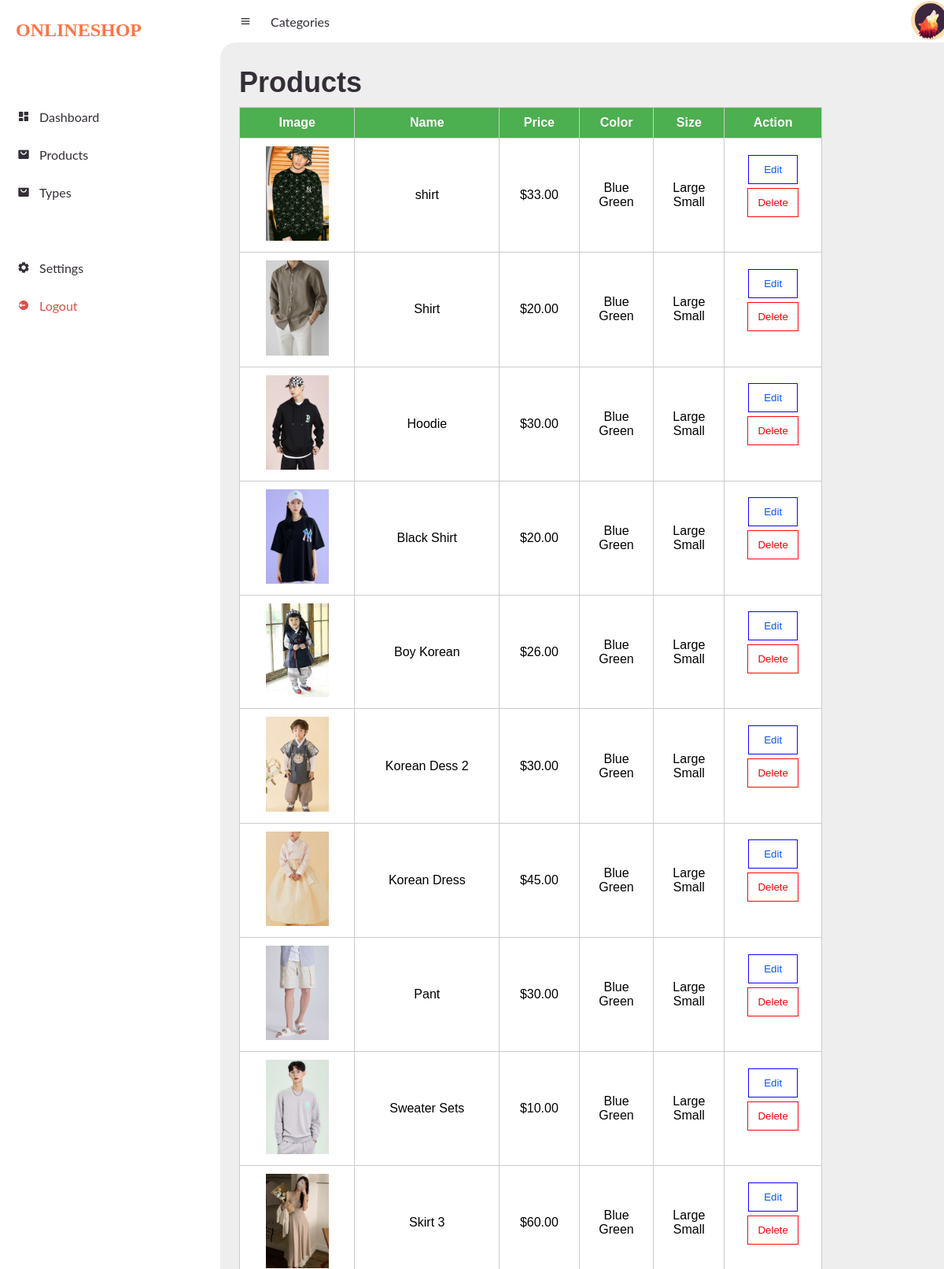
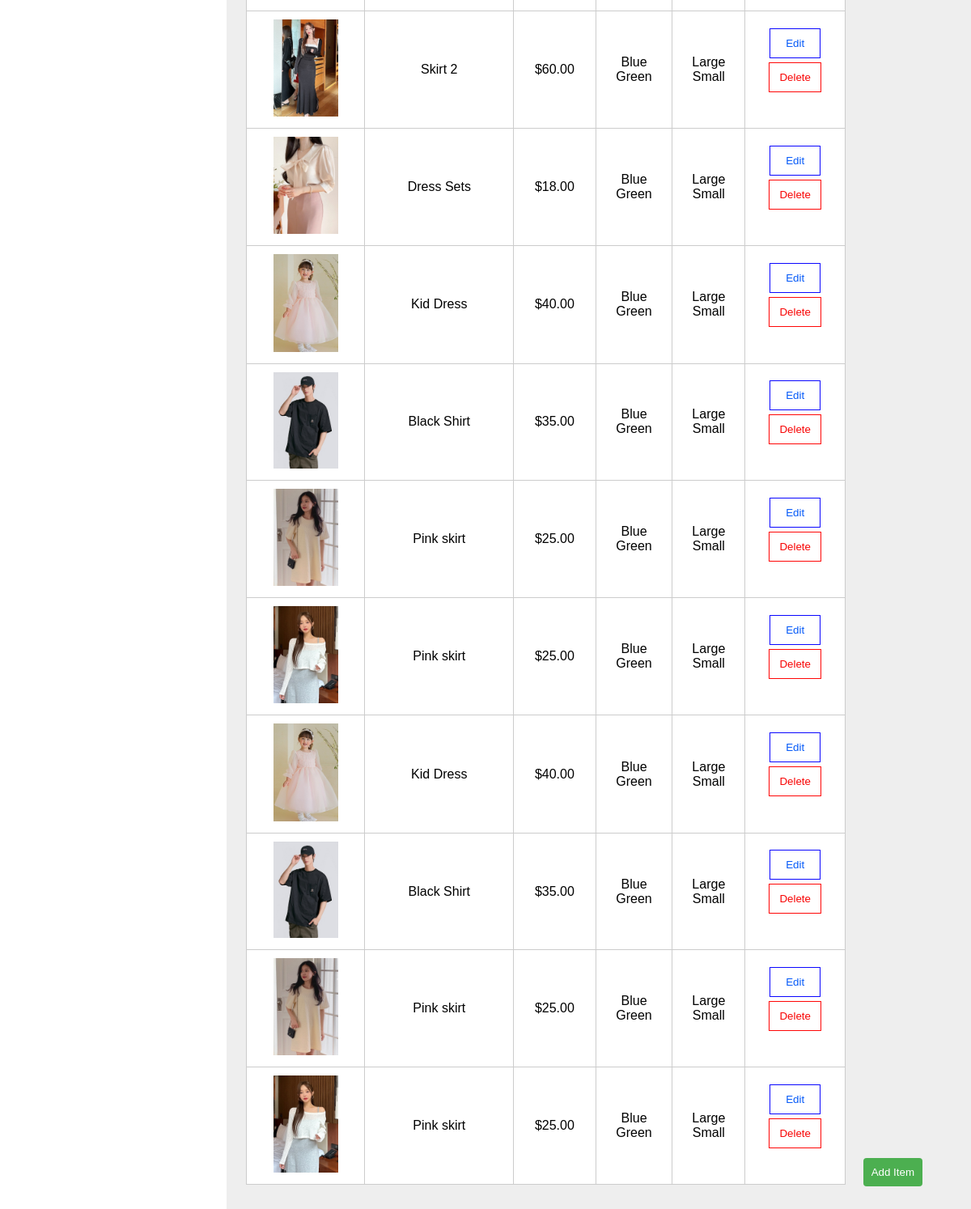
The page /adminProducts.php (signed in) on the database its author committed (2 pictures, top to bottom).
### tables this page shows
CREATE TABLE IF NOT EXISTS `products` (
  `id` int(10) UNSIGNED NOT NULL AUTO_INCREMENT,
  `nameProduct` varchar(50) DEFAULT NULL,
  `descriptions` varchar(255) DEFAULT NULL,
  `price` int(10) DEFAULT NULL,
  `image` varchar(255) DEFAULT NULL,
  `sizeID` varchar(50) NOT NULL,
  `colorID` varchar(50) NOT NULL,
  `typesID` int(10) NOT NULL,
  PRIMARY KEY (`id`),
  KEY `typesID` (`typesID`)
);

### connection.php (called while the page is built, shortened)
<?php
	class config {
		private $_conn;
		function config() {
			if (!$this->_conn) {
				$this->_conn = mysqli_connect('localhost', 'nla2', 'nla2', 'nla2') or die ('Connection Errors!');
				mysqli_query($this->_conn, "SET character_set_results = 'utf8', character_set_client = 'utf8', character_set_database = 'utf8', character_set_server = 'utf8'");
			}
		}
		function getAllNameProducts() {
			$sql = "SELECT * FROM products ORDER BY id DESC";
			$query = mysqli_query($this->_conn, $sql);
			$arr = array();
			while ($item = mysqli_fetch_assoc($query)) {
				$arr[$item["id"]] = array(
					"id" => $item["id"],
					"nameProduct" => $item["nameProduct"],
					"descriptions" => $item["descriptions"],
					"price" => $item["price"],
					"image" => $item["image"],
					"sizeID" => $item["sizeID"],
					"colorID" => $item["colorID"],
					"typesID" => $item["typesID"]
				);
			}
			return $arr;
		}
		function getAllNameSizes() {
			$sql = "SELECT * FROM sizes ORDER BY id DESC";
			$query = mysqli_query($this->_conn, $sql);
			$arr = array();
			while ($item = mysqli_fetch_assoc($query)) {
				$arr[$item["id"]] = $item["nameSize"];
			}
			return $arr;
		}
		function getAllNameColors() {
			$sql = "SELECT * FROM colors ORDER BY id DESC";
			$query = mysqli_query($this->_conn, $sql);
			$arr = array();
			while ($item = mysqli_fetch_assoc($query)) {
				$arr[$item["id"]] = $item["nameColor"];
			}
			return $arr;
		}
	}
?>

### adminProducts.php (the view, shortened to what this page needs)
<?php
include "adminCommon.php";
	require_once("connection.php");
	$db = new config();
	$db->config();
?>
<body>
    <main>
        <div class="head-title">
            <div class="left">
                <h1>Products</h1>
            </div>
        </div>
		<table id="items-table">
			<thead>
				<tr>
					<th>Image</th>
					<th>Name</th>
					<th>Price</th>
					<th>Color</th>
					<th>Size</th>
					<th>Action</th>
				</tr>
			</thead>
			<tbody>
				<?php
				$items = $db->getAllNameProducts();
				foreach ($items as $item) {
					echo '<tr class="card">';
					echo '<td><a href="itemDescription.php?id=' . $item['id'] . '"><img src="./' . $item['image'] . '" alt="Product Image"></a></td>';
					echo '<td>' . $item['nameProduct'] . '</td>';
					echo '<td>$' . number_format($item['price'], 2) . '</td>';
					$colorIds = explode(',', $item['colorID']);
					$items = $db->getAllNameColors();
					$strColor = "";
					foreach ($colorIds as $colorId) {
						if (isset($items[$colorId])) {
							$colorName = $items[$colorId];
							$strColor .= "{$colorName} <br>";
						}
					}
					echo '<td>' . $strColor . '</td>';
					$sizeIds = explode(',', $item['sizeID']);
					$items = $db->getAllNameSizes();
					$strSize = "";
					foreach ($sizeIds as $sizeId) {
						if (isset($items[$sizeId])) {
							$sizeName = $items[$sizeId];
							$strSize .= "{$sizeName} <br>";
						}
					}
					echo '<td>' . $strSize . '</td>';
					echo '<td>';
					echo '<div><a class="edit" role="button" type="submit" id="updateProduct" href="adminUpdateProduct.php?ID='.$item['id'].'">Edit</a><div>';
					echo '<form method="post" action="">';
					echo '<button class="delete" type="submit" name="deleteProduct" value="' . $item['id'] . '">Delete</button>';
					echo '</form>';
					echo '</td>';
					echo '</tr>';
				}
				?>
			</tbody>
		</table>
        <button id="add-btn">Add Item</button>
    </main>
    </section>
</body>
</html>

### css/admin.css (style rules this page uses)
* { margin: 0; padding: 0; box-sizing: border-box; }
a { text-decoration: none; }
:root { --poppins: 'Poppins', sans-serif; --lato: 'Lato', sans-serif; --light: white; --blue: #3C91E6; --light-blue: #CFE8FF; --grey: #eee; --dark-grey: #AAAAAA; --dark: #342E37; --red: #DB504A; --yellow: #FFCE26; --light-yellow: #FFF2C6; --orange: #ff7445; --light-orange: #FFE0D3; }
html { overflow-x: hidden; }
body { background: var(--grey); overflow-x: hidden; }
#content main { width: 100%; padding: 30px 24px; font-family: var(--poppins); max-height: calc(100vh - 56px); overflow-y: auto; }
#content main .head-title { display: flex; align-items: center; justify-content: space-between; grid-gap: 16px; flex-wrap: wrap; }
#content main .head-title .left h1 { font-size: 36px; font-weight: 600; margin-bottom: 10px; color: var(--dark); }

### css/adminType.css (style rules this page uses)
#type-container th, td { padding: 12px; border-bottom: 1px solid #ddd; text-align: center; }

### css/adminProduct.css (style rules this page uses)
#items-table { border-collapse: collapse; width: 85%; }
#items-table th, #items-table td { border: 1px solid #ccc; padding: 10px; background-color: white; }
#items-table th { background-color: #4CAF50; font-weight: bold; color: white; }
#items-table .delete { padding: 10px 12px 10px 12px; margin: 15px 0 15px 0; background-color: transparent; border: 1px solid #ff0606; color: #f80404; cursor: pointer; outline: none; transition: all 0.25s ease-in-out; }
#items-table .edit { padding: 10px 19px 10px 19px; margin: 15px 0 15px 0; background-color: transparent; border: 1px solid #0a06ff; color: #0459f8; cursor: pointer; outline: none; transition: all 0.25s ease-in-out; font-family: Arial, sans-serif; font-size: 13.3333px; }
#items-table td img { width: 80px; height: auto; }
#add-btn { margin-top: 10px; padding: 10px; background-color: #4CAF50; color: #fff; border: none; border-radius: 4px; cursor: pointer; position: fixed; bottom: 30px; right: 60px; }

### rows shown on the page
products: image (picture), nameProduct "shirt", price "33.00", colorID "Blue", colorID "Green", sizeID "Large", sizeID "Small", $item['id'] 22 (drawn)
products: image (picture), nameProduct "Shirt", price "20.00", colorID "Blue", colorID "Green", sizeID "Large", sizeID "Small", $item['id'] 21 (drawn)
products: image (picture), nameProduct "Hoodie", price "30.00", colorID "Blue", colorID "Green", sizeID "Large", sizeID "Small", $item['id'] 20 (drawn)
products: image (picture), nameProduct "Black Shirt", price "20.00", colorID "Blue", colorID "Green", sizeID "Large", sizeID "Small", $item['id'] 19 (drawn)
products: image (picture), nameProduct "Boy Korean", price "26.00", colorID "Blue", colorID "Green", sizeID "Large", sizeID "Small", $item['id'] 18 (drawn)
products: image (picture), nameProduct "Korean Dess 2", price "30.00", colorID "Blue", colorID "Green", sizeID "Large", sizeID "Small", $item['id'] 17 (drawn)
products: image (picture), nameProduct "Korean Dress", price "45.00", colorID "Blue", colorID "Green", sizeID "Large", sizeID "Small", $item['id'] 16 (drawn)
products: image (picture), nameProduct "Pant", price "30.00", colorID "Blue", colorID "Green", sizeID "Large", sizeID "Small", $item['id'] 15 (drawn)
products: image (picture), nameProduct "Sweater Sets", price "10.00", colorID "Blue", colorID "Green", sizeID "Large", sizeID "Small", $item['id'] 14 (drawn)
products: image (picture), nameProduct "Skirt 3", price "60.00", colorID "Blue", colorID "Green", sizeID "Large", sizeID "Small", $item['id'] 13 (drawn)
products: image (picture), nameProduct "Skirt 2", price "60.00", colorID "Blue", colorID "Green", sizeID "Large", sizeID "Small", $item['id'] 12 (drawn)
products: image (picture), nameProduct "Dress Sets", price "18.00", colorID "Blue", colorID "Green", sizeID "Large", sizeID "Small", $item['id'] 11 (drawn)
products: image (picture), nameProduct "Kid Dress", price "40.00", colorID "Blue", colorID "Green", sizeID "Large", sizeID "Small", $item['id'] 10 (drawn)
products: image (picture), nameProduct "Black Shirt", price "35.00", colorID "Blue", colorID "Green", sizeID "Large", sizeID "Small", $item['id'] 9 (drawn)
products: image (picture), nameProduct "Pink skirt", price "25.00", colorID "Blue", colorID "Green", sizeID "Large", sizeID "Small", $item['id'] 8 (drawn)
products: image (picture), nameProduct "Pink skirt", price "25.00", colorID "Blue", colorID "Green", sizeID "Large", sizeID "Small", $item['id'] 7 (drawn)
products: image (picture), nameProduct "Kid Dress", price "40.00", colorID "Blue", colorID "Green", sizeID "Large", sizeID "Small", $item['id'] 6 (drawn)
products: image (picture), nameProduct "Black Shirt", price "35.00", colorID "Blue", colorID "Green", sizeID "Large", sizeID "Small", $item['id'] 5 (drawn)
products: image (picture), nameProduct "Pink skirt", price "25.00", colorID "Blue", colorID "Green", sizeID "Large", sizeID "Small", $item['id'] 4 (drawn)
products: image (picture), nameProduct "Pink skirt", price "25.00", colorID "Blue", colorID "Green", sizeID "Large", sizeID "Small", $item['id'] 3 (drawn)
